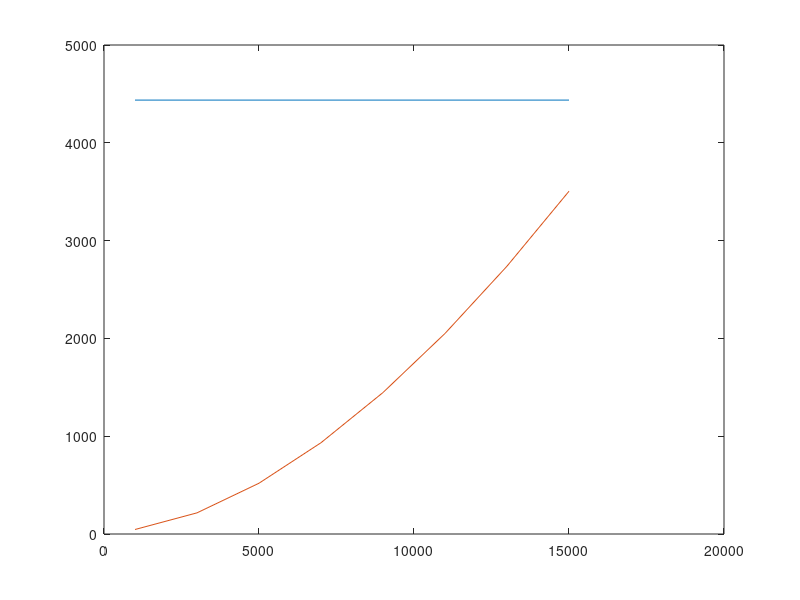

Write MATLAB code to recreate this figure. (Note: this script raises an error after producing the figure.)


%% load V24
load('MatBy_e10_MCAD_refACLoss_v24_Irms460ang43.mat')
SpeedList=[1000:2000:15000];

plot(SpeedList,[Hybrid.DCConductorLoss_Armature_A{:}],"DisplayName",'DCLoss_{ActivePart}')
hold on
plot(SpeedList,[FullFEA.ACLossFullFEAEmagMCAD_Total{:}],'DisplayName','Diffusion')
xline(TransitionSpeed)
plot(SpeedList,[Hybrid.ACConductorLoss_MagneticMethod_Total{:}],'DisplayName','Hybrid')
plot(SpeedList,[OPLAB.LabOpPoint_StatorCopperLoss_AC{:}],'DisplayName','OPLab')
% plot(SpeedList,3*[OPLAB.LabOpPoint_StatorCopperLoss_AC{:}],'DisplayName','3*OPLab')
legend

%%
load('MatBy_e10_MCAD_refACLoss_Irms460ang43.mat')
SpeedList=[1000:1000:15000];

plot(SpeedList,[Hybrid.DCConductorLoss_Armature_A{:}],"DisplayName",'DCLoss_{ActivePart}')
hold on
plot(SpeedList,[FullFEA.ACLossFullFEAEmagMCAD_Total{:}],'DisplayName','Diffusion')
% xline(TransitionSpeed);
plot(SpeedList,2.5*[Hybrid.ACConductorLoss_MagneticMethod_Total{:}],'DisplayName','Hybrid');
% plot(SpeedList,[OPLAB.LabOpPoint_StatorCopperLoss_AC{:}],'DisplayName','OPLab')
% plot(SpeedList,3*[OPLAB.LabOpPoint_StatorCopperLoss_AC{:}],'DisplayName','3*OPLab')
legend

%% JMAG 

% Hybrid N Diffusion
% Z:\01_Codes_Projects\git_fork_emach\mlxperPJT\deve10MQSplotAC.m

SpeedList=1000:1000:15000
ACLossJmag=...
[4355.6484417,
4496.78895445,
4702.58204942,
4985.34386333,
5333.31533767,
5734.53722212,
6158.92559051,
6620.03412326,
7132.27719291,
7681.37978144,
8240.95234081,
8805.84863344,
9404.4190626,
10026.804339,
10661.2973648];
Rph=0.007;
plot(SpeedList,ACLossJmag)

plot(SpeedList,ACLossJmag-3*Rph*460.^2)
hold on
%% 

%% get All ResultTable Obj
app                 =callJmag;
Model               =app.GetCurrentModel;
ResultTableFromCSV  =readJMAGWholeResultTables(app);
%% Plot
    % DC Loss  [W]
    % total Current
    uList=contains(currentDataStruct(1).dataTable.Properties.VariableNames,'u','IgnoreCase',true)
    uITable=currentDataStruct(1).dataTable(:,uList);
    uIVar=currentDataStruct(1).dataTable(:,uList).Variables;
    
    % single Conductor - U1C1
    u1C1List=contains(currentDataStruct(1).dataTable.Properties.VariableNames,'U1C1','IgnoreCase',true)
    u1C1Table=currentDataStruct(1).dataTable(:,u1C1List);
    u1C1Var=currentDataStruct(1).dataTable(:,u1C1List).Variables;
    SingleRphaseMCAD = resitivity2Resistance(mm2m(150*2), SingleCoilAreaInSqm, resitivitityMCAD)
    DCLossWaveu1C1Var= 4*SingleRphaseMCAD*u1C1Var(:,1).^2
    plot(u1C1Var(361:1:481,:))
    hold on
    plot(DCLossWaveu1C1Var(361:1:481,:))
    
    % single Conductor - U2C5
    u2C5List=contains(currentDataStruct(1).dataTable.Properties.VariableNames,'U2C5','IgnoreCase',true)
    u2C5Table=currentDataStruct(1).dataTable(:,u2C5List);
    u2C5Var=currentDataStruct(1).dataTable(:,u2C5List).Variables;
    SingleRphaseMCAD = resitivity2Resistance(mm2m(150*2), SingleCoilAreaInSqm, resitivitityMCAD)
    DCLossWaveu2C5Var=4*SingleRphaseMCAD*u2C5Var(:,1).^2
    plot(u2C5Var(361:1:481,:))
    hold on
    plot(DCLossWaveu2C5Var(361:1:481,:))
    % single Conductor - U2C19
    u2C19List=contains(currentDataStruct(1).dataTable.Properties.VariableNames,'U2C19','IgnoreCase',true)
    u2C19Table=currentDataStruct(1).dataTable(:,u2C19List);
    u2C19Var=currentDataStruct(1).dataTable(:,u2C19List).Variables;
    SingleRphaseMCAD = resitivity2Resistance(mm2m(150*2), SingleCoilAreaInSqm, resitivitityMCAD)
    DCLossWaveu2C19Var=4*SingleRphaseMCAD*u2C19Var(:,1).^2
    plot(u2C19Var(361:1:481,:))
    hold on
    plot(DCLossWaveu2C19Var(361:1:481,:))
    
    % Current * Resistance
    activePhaseResistance=MachineData.ResistanceActivePart
    6.8-3*Rph*460.5.^2/1000
    DCLossWaveU1=activePhaseResistance*uIVar(:,1:4).^2
    DCLossWaveU2=activePhaseResistance*uIVar(:,5:8).^2
    
    plot([DCLossWaveU1,DCLossWaveU2])
    % conductor
    Conductor=contains(jouleLosslist,'Conductor','IgnoreCase',true)
    ConductorList=jouleDataStruct(1).dataTable.Properties.VariableNames(Conductor)
    ConductorLoss=jouleDataStruct(1).dataTable(:,ConductorList)
    plot(ConductorLoss.Variables)
    % select conductor name
    jouleLosslist=jouleDataStruct(1).dataTable.Properties.VariableNames
    Slot1List=contains(jouleLosslist,'Slot1','IgnoreCase',true)
    Conductor1=contains(jouleLosslist,'Conductor_1','IgnoreCase',true)
    Conductor3=contains(jouleLosslist,'Conductor_3','IgnoreCase',true)
    Conductor2=contains(jouleLosslist,'Conductor_2','IgnoreCase',true)
    Conductor4=contains(jouleLosslist,'Conductor_4','IgnoreCase',true)    
    Slot2List=contains(jouleLosslist,'Slot2','IgnoreCase',true)
    Conductor1=contains(jouleLosslist,'Conductor_1','IgnoreCase',true)
    Conductor3=contains(jouleLosslist,'Conductor_3','IgnoreCase',true)
    Conductor2=contains(jouleLosslist,'Conductor_2','IgnoreCase',true)
    Conductor4=contains(jouleLosslist,'Conductor_4','IgnoreCase',true)   
    % U1C1
    U1C1List=jouleDataStruct(1).dataTable.Properties.VariableNames(Slot1List&(Conductor1))
    LossU1C1Var=jouleDataStruct(1).dataTable(:,U1C1List).Variables
    ACLossOnlyU1=LossU1C1Var(361:1:481,:)-DCLossWaveU1(361:1:481,:)
    % U2C5
    U2C5List=jouleDataStruct(1).dataTable.Properties.VariableNames(Slot1List&(Conductor4))
    LossU2C5Var=jouleDataStruct(1).dataTable(:,U2C5List).Variables
    ACLossOnlyU2C5=LossU2C5Var(361:1:481,:)-DCLossWaveu2C5Var(361:1:481,:)
    plot(ACLossOnlyU2C5)
    mean(ACLossOnlyU2C5)
    % U2C19
    U2C19List=jouleDataStruct(1).dataTable.Properties.VariableNames(Slot2List&(Conductor4))
    LossU2C19Var=jouleDataStruct(1).dataTable(:,U2C19List).Variables
    ACLossOnlyU2C19=LossU2C19Var(361:1:481,:)-DCLossWaveu2C19Var(361:1:481,:)
    plot(ACLossOnlyU2C19)
    mean(ACLossOnlyU2C19) 
    % 4 total AC Loss
    Slot1U1List=jouleDataStruct(1).dataTable.Properties.VariableNames(Slot1List&(Conductor1|Conductor3))
    Slot1U2List=jouleDataStruct(1).dataTable.Properties.VariableNames(Slot1List&(Conductor2|Conductor4))
    
    Slot2U1List=jouleDataStruct(1).dataTable.Properties.VariableNames(Slot2List&(Conductor1|Conductor3))
    Slot2U2List=jouleDataStruct(1).dataTable.Properties.VariableNames(Slot2List&(Conductor2|Conductor4))  
    %
    LossU1Var=jouleDataStruct(1).dataTable(:,Slot1U1List).Variables+jouleDataStruct(1).dataTable(:,Slot2U1List).Variables
    SumLossU1Var=LossU1Var(:,1)+LossU1Var(:,2)
    LossU2Var=jouleDataStruct(1).dataTable(:,Slot1U2List).Variables+jouleDataStruct(1).dataTable(:,Slot2U2List).Variables
    SumLossU2Var=LossU2Var(:,1)+LossU2Var(:,2)
    
    ACLossJMAG=P_rect1DData
    ACLossJMAG.DisplayName='ACLoss'
    ACLossOnlyU1=SumLossU1Var(361:1:481,:)-DCLossWaveU1(361:1:481,:)
    ACLossOnlyU2=SumLossU2Var(361:1:481,:)-DCLossWaveU2(361:1:481,:)  
    % plotXYarray([0:3:360]',LossU1Var(361:1:481,:),ACLossJMAG)
    % 
    % plotXYarray([0:3:360]',LossU2Var(361:1:481,:),ACLossJMAG)
    plotXYarray([0:3:360],shifted_signal2DJMAGG2,P_rect1DData);
    plotXYarray([0:3:360],1000*48*P_rec2DJMAGG2,P_rect1DData);
    hold on
    plotXYarray([0:3:360]',(ACLossOnlyU1+ACLossOnlyU2)/2,ACLossJMAG)   
    plotXYarray([0:3:360]',ACLossOnlyU1,ACLossJMAG)
    hold on
    plotXYarray([0:3:360]',ACLossOnlyU2,ACLossJMAG)
    
    length(ACLossVar(361:1:481,1))
    length([0:3:360])
%     end
% end

% Result
Model.CheckForNewResults
% Result Plot
% Z:\01_Codes_Projects\git_fork_emach\tools\loss\VeriCalcHybridACLossModelwithSlotB.mlx

ResultTableObj=curStudyObj.GetResultTable
ResultDataStruct = getJMagResultDatas(ResultTableObj,'voltage')
ResultTable=filterTablewithString(ResultDataStruct.dataTable,'');

ResultDataStruct.EndTime=EndTime;
ResultDataStruct.StepDivision=StepDivision;
ResultTable=struct2table(ResultDataStruct)
plotTransientTable(ResultTable,StepData)

plotJMAGResultDataStruct(ResultTable,StepData)
%% SC - 1-2 turn
ResultTableObj=curStudyObj.GetResultTable
ResultDataStruct       = getJMagResultDatas(ResultTableObj,'voltage')

%% SC - 1-3 turn